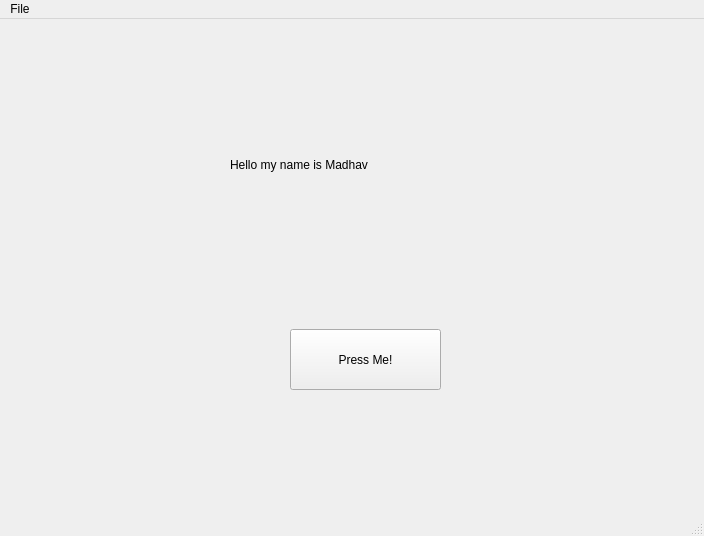
<?xml version="1.0" encoding="UTF-8"?>
<ui version="4.0">
 <class>MainWindow</class>
 <widget class="QMainWindow" name="MainWindow">
  <property name="geometry">
   <rect>
    <x>0</x>
    <y>0</y>
    <width>704</width>
    <height>536</height>
   </rect>
  </property>
  <property name="windowTitle">
   <string>MainWindow</string>
  </property>
  <widget class="QWidget" name="centralwidget">
   <widget class="QPushButton" name="button1">
    <property name="geometry">
     <rect>
      <x>290</x>
      <y>310</y>
      <width>151</width>
      <height>61</height>
     </rect>
    </property>
    <property name="text">
     <string>Press Me!</string>
    </property>
   </widget>
   <widget class="QLabel" name="label1">
    <property name="geometry">
     <rect>
      <x>230</x>
      <y>110</y>
      <width>211</width>
      <height>71</height>
     </rect>
    </property>
    <property name="text">
     <string>Hello my name is Madhav</string>
    </property>
   </widget>
  </widget>
  <widget class="QMenuBar" name="menubar">
   <property name="geometry">
    <rect>
     <x>0</x>
     <y>0</y>
     <width>704</width>
     <height>37</height>
    </rect>
   </property>
   <widget class="QMenu" name="menuFile">
    <property name="title">
     <string>File</string>
    </property>
   </widget>
   <addaction name="menuFile"/>
  </widget>
  <widget class="QStatusBar" name="statusbar"/>
 </widget>
 <resources/>
 <connections/>
</ui>
